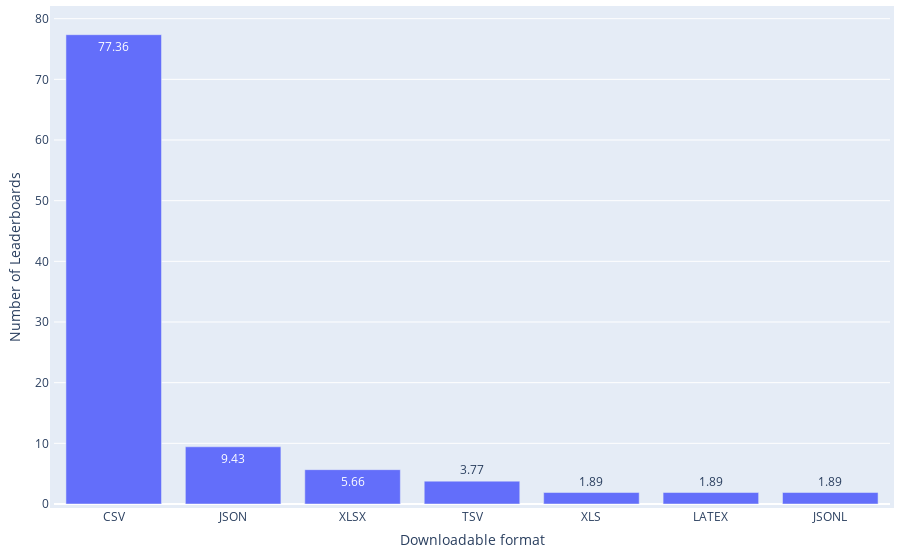

The notebook cell saved with this chart:
### Code cell
df = pd.read_csv(path_meta / 'leaderboard_processed.csv')
df['Downloadable format'] = df['Downloadable format'].apply(ast.literal_eval)
print(f"{round(len(df[df['Downloadable format'].map(len) > 0])/len(df)*100,2)}% ({len(df[df['Downloadable format'].map(len) > 0])} out of {len(df)}) leaderboard systems provide downloadable format of the leaderboards.")

df = df[df['Downloadable format'].map(len) > 0]
df_split = df.explode('Downloadable format')['Downloadable format'].value_counts().reset_index(name='Frequency')
print(f"{df_split['Downloadable format'].iloc[0]} is the most popular storage format of leaderboards, accounting for {round(df_split['Frequency'].iloc[0]/len(df)*100,2)}% ({df_split['Frequency'].iloc[0]} out of {len(df)}) downloadable leaderboard systems.")
df_split['Weight'] = 1

statistics = {
    'Distribution': 'Leaderboard Systems across Downloadable Formats',
    'Mean': np.mean(df_split['Frequency']),
    'Median': np.median(df_split['Frequency']),
    'IQR': df_split['Frequency'].quantile(0.75) - df_split['Frequency'].quantile(0.25),
    'Gini Coefficient': ineqpy.inequality.gini(data=df_split, income='Frequency', weights='Weight'),
}
df_statistics = pd.read_csv(path_meta / 'leaderboard_statistics.csv')
df_statistics = pd.concat([df_statistics, pd.DataFrame([statistics])], ignore_index=True)
df_statistics.drop_duplicates(subset=['Distribution'], keep='last', inplace=True)
df_statistics.sort_values(by='Distribution', inplace=True)
df_statistics.to_csv(path_meta / 'leaderboard_statistics.csv', index=False)

df_split['Ratio'] = round(df_split['Frequency'] / len(df) * 100, 2)

fig = px.bar(
    x=df_split['Downloadable format'],
    y=df_split['Ratio'],
    text_auto=True,
    labels={'x': 'Downloadable format', 'y': 'Number of Leaderboards'},
)
# Update the layout for a tighter look
fig.update_layout(
    autosize=True,
    margin=dict(
        l=10,  # Left margin
        r=10,  # Right margin
        b=10,  # Bottom margin
        t=10,  # Top margin
        pad=4  # Padding between the plot and the margin
    )
)
fig.show()

### Figure 1 — Plotly figure (JSON) as saved in the notebook; plotly's stock layout.template omitted (floating-point values rounded to 4 significant figures)
{"data": [{"alignmentgroup": "True", "hovertemplate": "Downloadable format=%{x}<br>Number of Leaderboards=%{y}<extra></extra>", "legendgroup": "", "marker": {"color": "#636efa", "pattern": {"shape": ""}}, "name": "", "offsetgroup": "", "orientation": "v", "showlegend": false, "textposition": "auto", "texttemplate": "%{y}", "type": "bar", "x": ["CSV", "JSON", "XLSX", "TSV", "XLS", "LATEX", "JSONL"], "xaxis": "x", "y": [77.36, 9.43, 5.66, 3.77, 1.89, 1.89, 1.89], "yaxis": "y"}], "layout": {"autosize": true, "barmode": "relative", "legend": {"tracegroupgap": 0}, "margin": {"b": 10, "l": 10, "pad": 4, "r": 10, "t": 10}, "xaxis": {"anchor": "y", "domain": [0, 1], "title": {"text": "Downloadable format"}}, "yaxis": {"anchor": "x", "domain": [0, 1], "title": {"text": "Number of Leaderboards"}}}}
